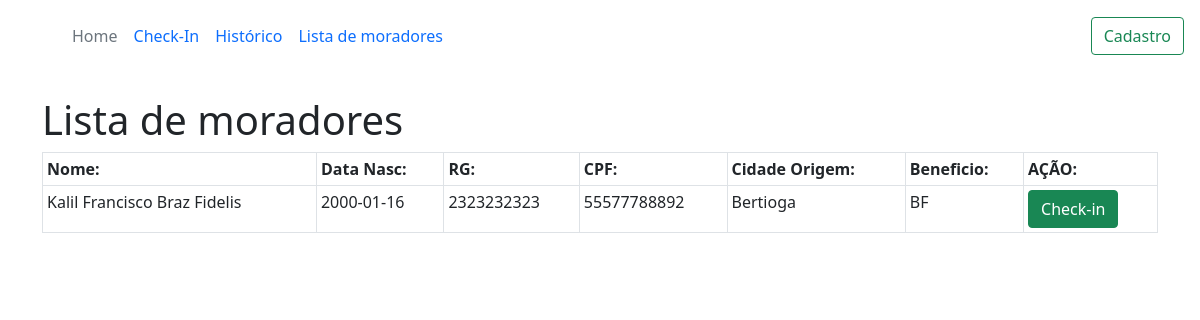
The app's page /fazcheckin.php, older data.
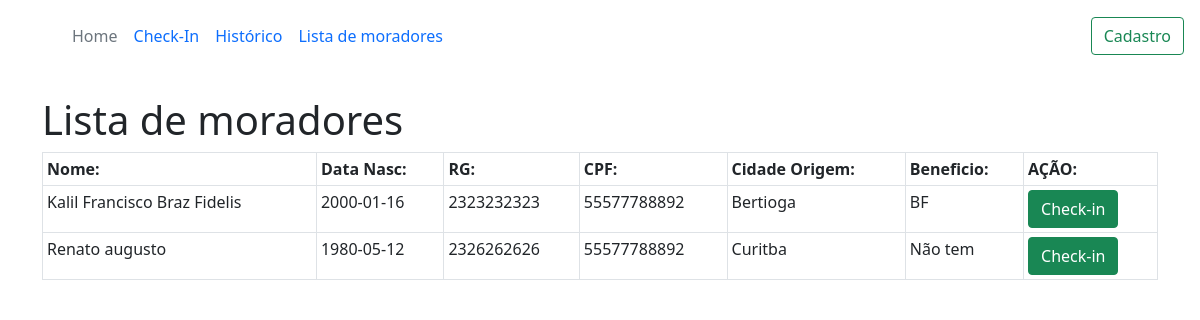
The same page, newer data.
### tables this page shows
CREATE TABLE moradores(
    id INTEGER PRIMARY KEY AUTOINCREMENT,
    nome TEXT NOT NULL,
    data_nasc TEXT NOT NULL,
    rg TEXT NOT NULL,
    cpf TEXT NOT NULL,
    cidade_origem TEXT NOT NULL,
    beneficio TEXT NOT NULL
    );

### fazcheckin.php (the view, shortened to what this page needs)
<?php
require 'Formularios/processo.php';
$sql = "SELECT * from moradores";
$stmt = $db->prepare($sql);
$stmt->execute();
$moradores = $stmt->fetchAll(PDO::FETCH_ASSOC);
?>
<!DOCTYPE html>
<html lang="pt-br">
    <head>
        <link href="https://cdn.jsdelivr.net/npm/bootstrap@5.0.2/dist/css/bootstrap.min.css" rel="stylesheet">
    </head>
    <body>
   <header class="p-3 mb-4 border-down bg-white text-white">
        <div class="d-flex flex-wrap align-items-center justify-content-center justify-content-lg-start">
        <a href="/" class="d-flex align-items-center mb-2 mb-lg-0 text-white text-decoration-none">
          <svg class="bi me-2" width="40" height="32" role="img" aria-label="Bootstrap"><use xlink:href="#bootstrap"></use></svg>
        </a>
        <ul class="nav col-12 col-lg-auto me-lg-auto mb-2 justify-content-center mb-md-0">
          <li><a href="index.html" class="nav-link px-2 text-secondary">Home</a></li>
          <li><a href="lista.php" class="nav-link px-2">Check-In</a></li>
          <li><a href="checarlista.php" class="nav-link px-2">Histórico</a></li>
          <li><a href="fazcheckin.php" class="nav-link px-2">Lista de moradores</a></li>
        </ul>
        <div class="text-end">
          <a href="cadmorador.html" class="btn btn-outline-success">Cadastro</a>
        </div>
      </div>
    </header>
        <div class="container">
        <h1>Lista de moradores</h1>
        <?php if (count($moradores) > 0): ?>
        <table class="table table-bordered table-sm table-responsive">
            <tr>
                <th>Nome:</th>
                <th>Data Nasc:</th>
                <th>RG:</th>
                <th>CPF:</th>
                <th>Cidade Origem:</th>
                <th>Beneficio:</th>
                <th>AÇÃO:</th>
            </tr>
            <?php foreach ($moradores as $m): ?>
            <tr>
                <td><?php echo ($m['nome'])?></td>
                <td><?php echo ($m['data_nasc'])?></td>
                <td><?php echo ($m['rg'])?></td>
                <td><?php echo ($m['cpf'])?></td>
                <td><?php echo ($m['cidade_origem'])?></td>
                <td><?php echo ($m['beneficio'])?></td>
                <td>
                    <form method="get" action = "Formularios/checkin.php" onsubmit="return confirm('Deseja confirmar o check-in?')">
                    <button class="btn btn-success" type = "submit">Check-in</button>
                </form>
                </td>
            </tr>
            <?php endforeach; ?>
        </table>
        <?php else: ?>
            <p>Nenhum morador encontrado.</p>
        <?php endif; ?>
        </body>
        </html>

Row changes from the older to the newer data that the page shows:
added moradores: nome "Renato augusto", data_nasc "1980-05-12", rg "2326262626", cpf "55577788892", cidade_origem "Curitba", beneficio "Não tem"
